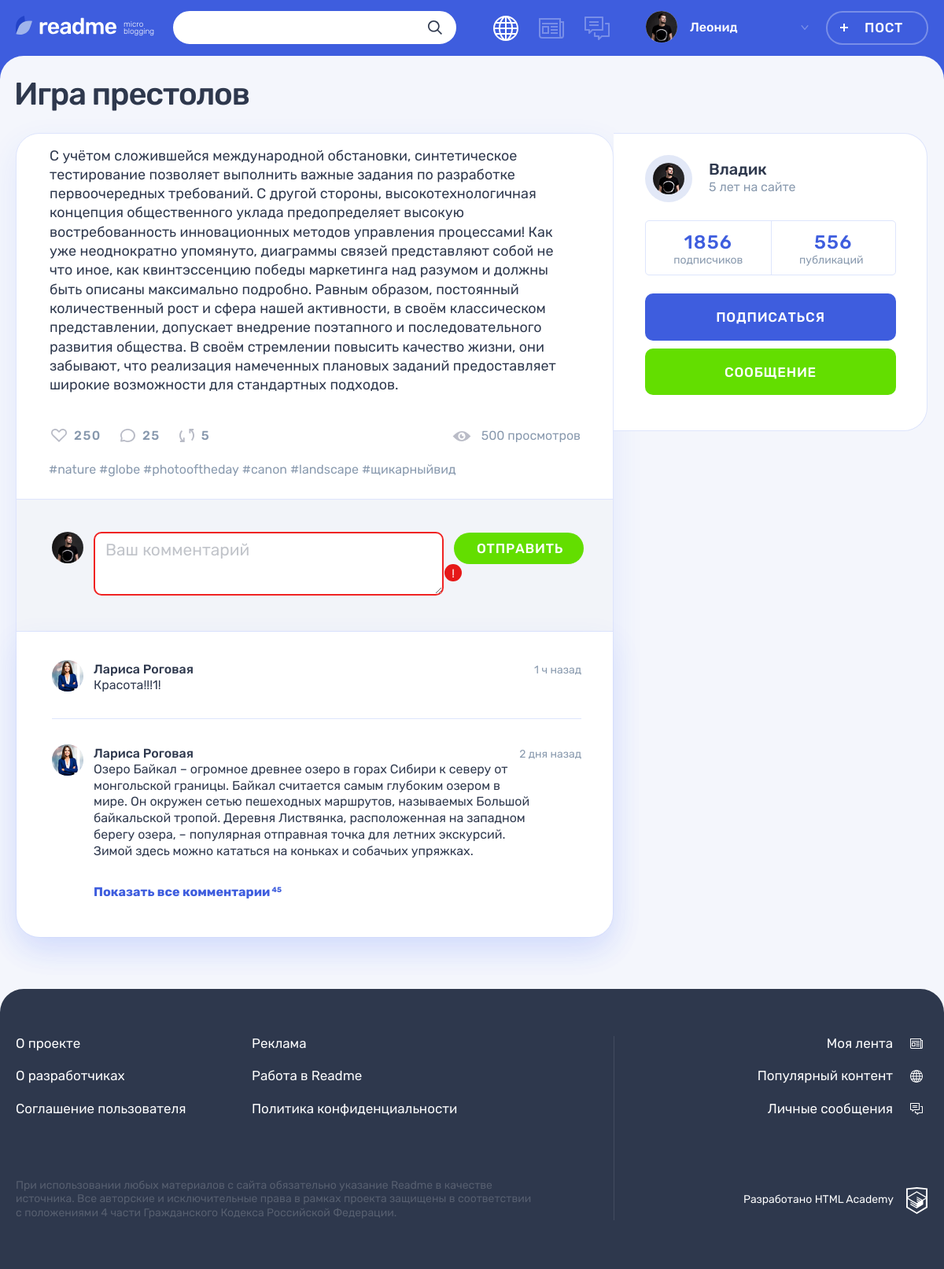
/post.php?post_id=2, run on the app's committed database.
### tables this page shows
CREATE TABLE post (
    id INT AUTO_INCREMENT PRIMARY KEY,
    create_date datetime NOT NULL DEFAULT CURRENT_TIMESTAMP,
    heading char(64) NOT NULL,
    content text DEFAULT NULL,
    author_quote char(64) DEFAULT NULL,
    image char(255) DEFAULT NULL,
    video char(255) DEFAULT NULL,
    link char(255) DEFAULT NULL,
    number_views int(11) DEFAULT NULL,
    users_id int(11) NOT NULL,
    hash_id int(11) NOT NULL,
    type_content_id int(11) NOT NULL,
    FOREIGN KEY (users_id)  REFERENCES users (id),
    FOREIGN KEY (hash_id)  REFERENCES hash (id),
    FOREIGN KEY (type_content_id)  REFERENCES type_content (id)
);

CREATE TABLE users (
   id INT AUTO_INCREMENT PRIMARY KEY,
   registration_date TIMESTAMP DEFAULT CURRENT_TIMESTAMP,
   email VARCHAR(128) NOT NULL UNIQUE,
   name CHAR(255) NOT NULL,
   password CHAR(64) NOT NULL,
   avatar_path CHAR(255) NOT NULL
);

### helpers.php (called while the page is built, shortened)
<?php
function include_template($name, array $data = [])
{
    $name = 'templates/' . $name;
    extract($data);
    require $name;
    $result = ob_get_clean();
    return $result;
}

### post.php (the view, shortened to what this page needs)
<?php
require_once('helpers.php');
require_once('connection.php');
$is_auth = rand(0, 1);
$user_name = 'Леонид';
$title = 'Популярное';
$add_form = false;
$id = filter_input(INPUT_GET, 'post_id', FILTER_VALIDATE_INT);
$sql = 'SELECT p.id, p.heading, p.content, p.image, p.link, p.video, u.name, u.avatar_path, t.class_name
    FROM post p
    JOIN users u ON p.users_id = u.id
    JOIN type_content t ON p.type_content_id = t.id';
if ($id) {
    $sql .= ' WHERE p.id = ' . $id;
    $result = mysqli_query($con, $sql);
    $active_post = mysqli_fetch_array($result, MYSQLI_ASSOC);
}
$post_content = include_template("post-" . $active_post['class_name'] . ".php", ['content' => $active_post]);
$page_content = include_template('one-post.php',
    [
        'content' => $post_content,
        'post' => $active_post
    ]);
$layout_content = include_template('layout.php',
    [
        'content' => $page_content,
        'title' => $title,
        'user_name' => $user_name,
        'is_auth' => $is_auth,
        'add_form' => $add_form
    ]);
print($layout_content);

### templates/post-text.php (shortened to what this page needs)
<div class="post-details__image-wrapper post-text">
    <div class="post__main">
        <p>
            <?= $content['content'] ?>
        </p>
    </div>
</div>

### templates/one-post.php (shortened to what this page needs)
<!DOCTYPE html>
<main class="page__main page__main--publication">
    <div class="container">
        <h1 class="page__title page__title--publication"><?= $post['heading'] ?></h1>
        <section class="post-details">
            <div class="post-details__wrapper post-photo">
                <div class="post-details__main-block post post--details">
                    <?= $content ?>
                    <div class="post__indicators">
                        <div class="post__buttons">
                            <a class="post__indicator post__indicator--likes button" href="#" title="Лайк">
                                <svg class="post__indicator-icon" width="20" height="17">
                                    <use xlink:href="#icon-heart"></use>
                                </svg>
                                <span>250</span>
                            </a>
                            <a class="post__indicator post__indicator--comments button" href="#" title="Комментарии">
                                <svg class="post__indicator-icon" width="19" height="17">
                                    <use xlink:href="#icon-comment"></use>
                                </svg>
                                <span>25</span>
                            </a>
                            <a class="post__indicator post__indicator--repost button" href="#" title="Репост">
                                <svg class="post__indicator-icon" width="19" height="17">
                                    <use xlink:href="#icon-repost"></use>
                                </svg>
                                <span>5</span>
                            </a>
                        </div>
                        <span class="post__view">500 просмотров</span>
                    </div>
                    <ul class="post__tags">
                        <li><a href="#">#nature</a></li>
                        <li><a href="#">#globe</a></li>
                        <li><a href="#">#photooftheday</a></li>
                        <li><a href="#">#canon</a></li>
                        <li><a href="#">#landscape</a></li>
                        <li><a href="#">#щикарныйвид</a></li>
                    </ul>
                    <div class="comments">
                        <form class="comments__form form" action="#" method="post">
                            <div class="comments__my-avatar">
                                <img class="comments__picture" src="img/userpic-medium.jpg" alt="Аватар пользователя">
                            </div>
                            <div class="form__input-section form__input-section--error">
                                <textarea class="comments__textarea form__textarea form__input" placeholder="Ваш комментарий"></textarea>
                                <button class="form__error-button button" type="button">!</button>
                            </div>
                            <button class="comments__submit button button--green" type="submit">Отправить</button>
                        </form>
                        <div class="comments__list-wrapper">
                            <ul class="comments__list">
                                <li class="comments__item user">
                                    <div class="comments__avatar">
                                        <a class="user__avatar-link" href="#">
                                            <img class="comments__picture" src="img/userpic-larisa.jpg" alt="Аватар пользователя">
                                        </a>
                                    </div>
                                    <div class="comments__info">
                                        <div class="comments__name-wrapper">
                                            <a class="comments__user-name" href="#">
                                                <span>Лариса Роговая</span>
                                            </a>
                                            <time class="comments__time" datetime="2019-03-20">1 ч назад</time>
                                        </div>
                                        <p class="comments__text">
                                            Красота!!!1!
                                        </p>
                                    </div>
                                </li>
                                <li class="comments__item user">
                                    <div class="comments__avatar">
                                        <a class="user__avatar-link" href="#">
                                            <img class="comments__picture" src="img/userpic-larisa.jpg" alt="Аватар пользователя">
                                        </a>
                                    </div>
                                    <div class="comments__info">
                                        <div class="comments__name-wrapper">
                                            <a class="comments__user-name" href="#">
                                                <span>Лариса Роговая</span>
                                            </a>
                                            <time class="comments__time" datetime="2019-03-18">2 дня назад</time>
                                        </div>
                                        <p class="comments__text">
                                            Озеро Байкал – огромное древнее озеро в горах Сибири к северу от монгольской границы. Байкал считается самым глубоким озером в мире. Он окружен сетью пешеходных маршрутов, называемых Большой байкальской тропой. Деревня Листвянка, расположенная на западном берегу озера, – популярная отправная точка для летних экскурсий. Зимой здесь можно кататься на коньках и собачьих упряжках.
                                        </p>
                                    </div>
                                </li>
                            </ul>
                            <a class="comments__more-link" href="#">
                                <span>Показать все комментарии</span>
                                <sup class="comments__amount">45</sup>
                            </a>
                        </div>
                    </div>
                </div>
                <div class="post-details__user user">
                    <div class="post-details__user-info user__info">
                        <div class="post-details__avatar user__avatar">
                            <a class="post-details__avatar-link user__avatar-link" href="#">
                                <img class="post-details__picture user__picture" src="uploads/<?= $post['avatar_path'] ?>" alt="Аватар пользователя">
                            </a>
                        </div>
                        <div class="post-details__name-wrapper user__name-wrapper">
                            <a class="post-details__name user__name" href="#">
                                <span><?= $post['name'] ?></span>
                            </a>
                            <time class="post-details__time user__time" datetime="2014-03-20">5 лет на сайте</time>
                        </div>
                    </div>
                    <div class="post-details__rating user__rating">
                        <p class="post-details__rating-item user__rating-item user__rating-item--subscribers">
                            <span class="post-details__rating-amount user__rating-amount">1856</span>
                            <span class="post-details__rating-text user__rating-text">подписчиков</span>
                        </p>
                        <p class="post-details__rating-item user__rating-item user__rating-item--publications">
                            <span class="post-details__rating-amount user__rating-amount">556</span>
                            <span class="post-details__rating-text user__rating-text">публикаций</span>
                        </p>
                    </div>
                    <div class="post-details__user-buttons user__buttons">
                        <button class="user__button user__button--subscription button button--main" type="button">Подписаться</button>
                        <a class="user__button user__button--writing button button--green" href="#">Сообщение</a>
                    </div>
                </div>
            </div>
        </section>
    </div>
</main>

### data on the page
post: heading "Игра престолов", content "С учётом сложившейся международной обстановки, синтетическое тестирование позволяет выполнить важные задания по разработке первоочередных требований. С другой стороны, высокотехнологичная концепция общественного уклада предопределяет высокую востребованность инновационных методов управления процессами! Как уже неоднократно упомянуто, диаграммы связей представляют собой не что иное, как квинтэссенцию победы маркетинга над разумом и должны быть описаны максимально подробно. Равным образом, постоянный количественный рост и сфера нашей активности, в своём классическом представлении, допускает внедрение поэтапного и последовательного развития общества. В своём стремлении повысить качество жизни,…", users.avatar_path (picture), users.name "Владик"

### other printed values
$user_name "Леонид"
